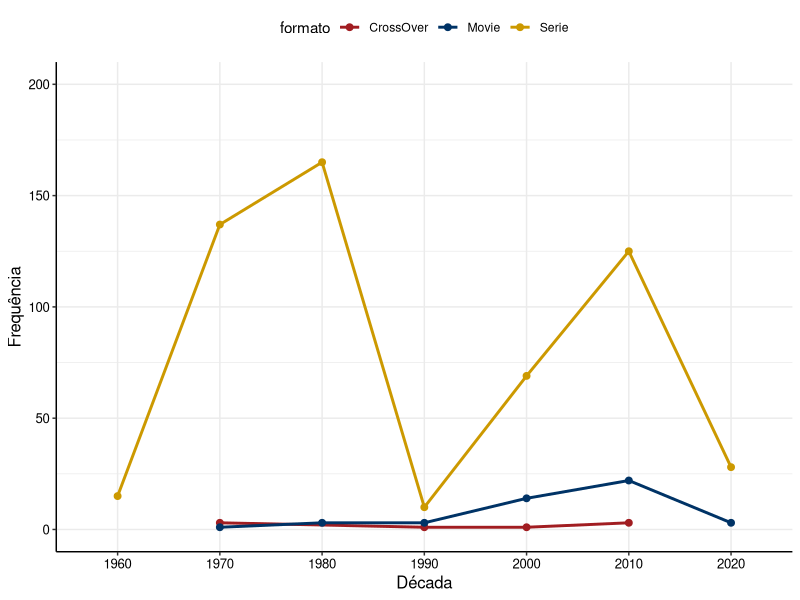
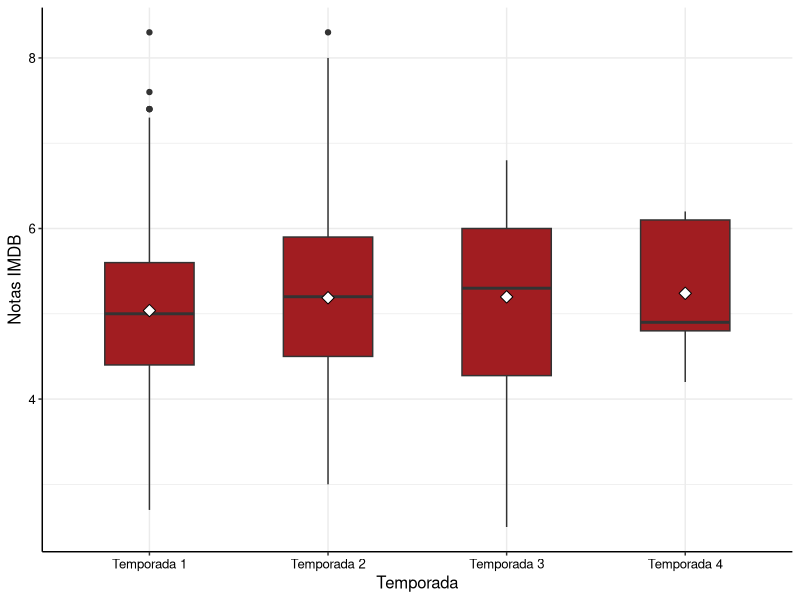
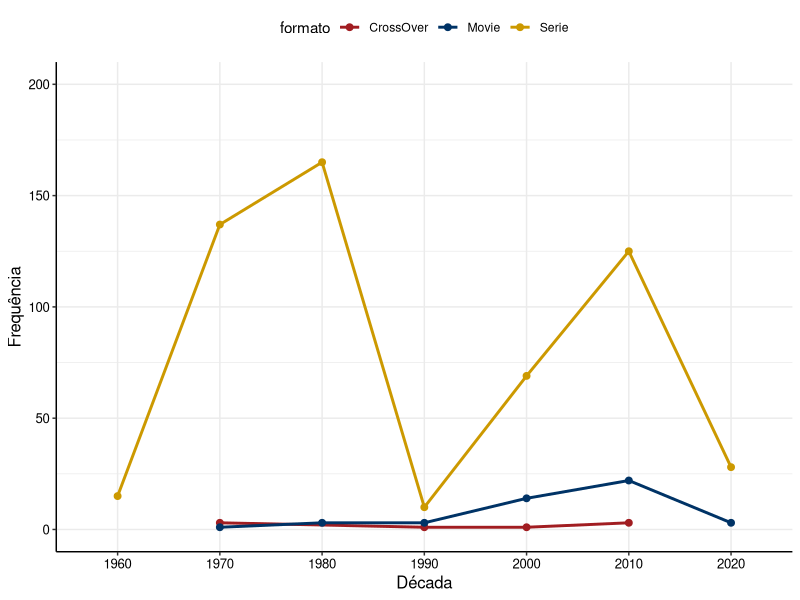
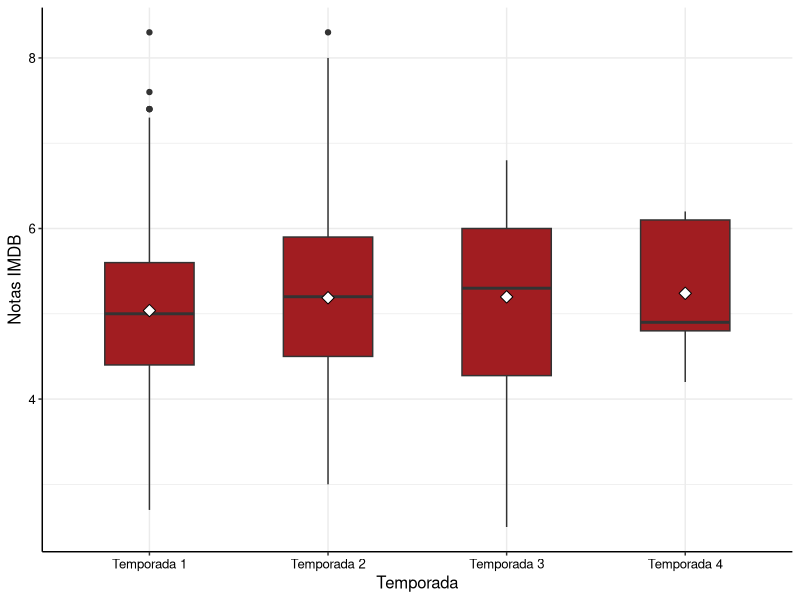

R code for these plots, in order: (Note: this script raises an error after producing the figures.)
library(readr)
dados <- read_csv("banco/banco_final.csv")

#ANALISE 1  - Número de lançamentos a cada década por formato de lançamento:

# 1) Número de lançamentos a cada década por formato de lançamento;

### separando os lançamentos em décadas

install.packages("lubridate")
install.packages("dplyr")


library(lubridate)
library(dplyr)
library(tidyr)
library(stringr)
library(tidyverse)

# arrumando theme_estat

estat_colors <- c(
  "#A11D21", "#003366", "#CC9900",
  "#663333", "#FF6600", "#CC9966",
  "#999966", "#006606", "#008091", 
  "#041835", "#666666" )

theme_estat <- function(...) {
  theme <- ggplot2::theme_bw() +
    ggplot2::theme(
      axis.title.y = ggplot2::element_text(colour = "black", size = 12),
      axis.title.x = ggplot2::element_text(colour = "black", size = 12),
      axis.text = ggplot2::element_text(colour = "black", size = 9.5),
      panel.border = ggplot2::element_blank(),
      axis.line = ggplot2::element_line(colour = "black"),
      legend.position = "top",
      ...
    )
  
  return(
    list(
      theme,
      scale_fill_manual(values = estat_colors),
      scale_colour_manual(values = estat_colors)
    )
  )
}


# Converter para formato de data, especificando o formato
dados <- dados %>%
  mutate(date_aired = tryCatch(as.Date(date_aired, format = "%Y-%m-%d"), error = function(e) NA))

# Filtrar as linhas que foram convertidas com sucesso
dados <- dados %>%
  filter(!is.na(date_aired))

# Extrair o ano
dados <- dados %>%
  mutate(year = year(date_aired))

# Calcular a década
dados <- dados %>%
  mutate(decada = 10 * floor(year / 10))



# Agrupar por década e formato de lançamento, e contar o número de lançamentos em cada grupo

library(ggplot2)

banco1 <- dados %>%
  group_by(decada, format)

caminho_junior <- "resultados"

banco1$decada <- as.factor(banco1$decada)

banco1 <- banco1 %>%
  group_by(decada, format) %>%
  summarise(freq = n()) %>%
  mutate(
    freq_relativa = round(freq / sum(freq) * 100,1)
  )
porcentagens <- str_c(banco1$freq_relativa, "%") %>% str_replace("
\\.", ",")
legendas <- str_squish(str_c(banco1$freq, " (", porcentagens, ")")
)

library(dplyr)

# Renomear a coluna "format" para "formato" e a variável "Movie" para "Filme"
banco1 <- banco1 %>%
  rename(formato = format)
 
# ALTERAR MOVIE PARA FILME 

ggplot(banco1) +
  aes(x = decada, y = freq, group = formato, colour = formato) +
  geom_line(size = 1) +
  geom_point(size = 2) +
  labs(x = "Década", y = "Frequência") +
  theme_estat() + scale_x_discrete(limits = unique(banco1$decada)) +
  scale_y_continuous(limits = c(0, 200))
  ggsave(filename = file.path(caminho_junior, "analise-1-trivariado.pdf"), width = 158, height = 93, units = "mm")


####################################################################################################
  
#ANALISE 2 - Variação da nota IMDB por temporada dos episódios:
  
banco2 <- dados 

banco2 <- subset(banco2, format == "Serie")  

banco2<- subset(banco2, season != "Special")

# Calculando a variância de 'imdb' agrupada por 'season'
variancia_por_season <- tapply(banco2$imdb, banco2$season, var)

# Visualizando os resultados
print(variancia_por_season)


# Calculando a média de 'imdb' agrupada por 'season'
media_por_season <- aggregate(imdb ~ season, data = banco2, FUN = mean)

# Visualizando os resultados
print(media_por_season)

# Calculando o desvio padrão das médias por temporada
desvio_padrao_por_season <- tapply(banco2$imdb, banco2$season, sd)


# Criando um novo data frame com os dados de variância e média por temporada
mini_dataframe <- data.frame(Season = names(variancia_por_season),
                             Variance = variancia_por_season,
                             Mean = media_por_season$imdb,
                             DesvioPadrao = desvio_padrao_por_season)

# Visualizando o novo data frame
print(mini_dataframe)

#Calculando a variância das médias

variancia_medias_por_season <- var(media_por_season$imdb)

print(variancia_medias_por_season)

#Calculando dados gerais

media_todas_temporadas <- mean(banco2$imdb)
variancia_geral <- var(banco2$imdb)
desvio_padrao_geral <- sd(dados$imdb)

#Agrupapando
dados_gerais <- data.frame(Media = media_todas_temporadas, Variance = variancia_geral, Desvio_Padrao = desvio_padrao_geral)


#Gráfico


  banco2$season <- ifelse(banco2$season == 1, "Temporada 1",
                          ifelse(banco2$season == 2, "Temporada 2",
                                 ifelse(banco2$season == 3, "Temporada 3",
                                        ifelse(banco2$season == 4, "Temporada 4", "Outra Temporada"))))
  

  
  # Primeiro, converta a variável 'season' para fator e ordene as temporadas
  banco2$season <- factor(banco2$season, levels = sort(unique(banco2$season)))
  
  # Criar o boxplot com ggplot2
  ggplot(banco2) +
    aes(x = season, y = imdb) +
    geom_boxplot(fill = "#A11D21", width = 0.5) +
    stat_summary(
      fun = "mean", geom = "point", shape = 23, size = 3, fill = "white"
    ) +
    labs(x = "Temporada", y = "Notas IMDB") +
    theme_estat()  # Supondo que 'theme_estat' seja um tema personalizado, você pode substituí-lo por 'theme_minimal' ou seu tema preferido
  
  ggsave(filename = file.path(caminho_junior, "analise-2-boxplot.pdf"), width = 185, height = 93, units = "mm")
  
  
  
  ####################################################################################################
  
  #ANALISE 3 - Top 3 terrenos mais frequentes pela ativação da armadilha:
  
  dados3 <- read_csv("banco/banco_final.csv")
  
  dados3resumo <- data.frame(dados3$setting_terrain, dados3$trap_work_first)
  
  # Exibir o dataframe resultante
  print(dados3resumo)

  
  
  # Obter os valores únicos na coluna "setting_terrain"
  valores_unicos <- unique(dados3$setting_terrain)
  
  # Exibir os valores únicos
  print(valores_unicos)
  
  

  
  # Criar um fator com valores numéricos específicos para cada categoria
  dados3resumo$setting_terrain_numeric <- factor(dados3$setting_terrain, levels = c("Urban", "Coast", "Island", "Cave", "Desert", "Forest", "Swamp", "Ocean", "Rural", "Snow", "Jungle", "Mountain", "Moon", "Space", "Air"), labels = c(1, 2, 3, 4, 5, 6, 7, 8, 9, 10, 11, 12, 13, 14, 15))
  
  # Converter o fator em valores numéricos
  dados3resumo$setting_terrain_numeric <- as.numeric(dados3$setting_terrain_numeric)
  
  # Exibir o resultado
  print(dados3resumo)
  
  # Tirando NAS
  resumo3 <- na.omit(dados3resumo)


  resumo3 <- resumo3 %>%
    rename(terreno = dados3.setting_terrain,
           trap = dados3.trap_work_first,
           numero = setting_terrain_numeric)

  # Calculamos a tabela de frequência dos números
  frequencia_numeros <- table(resumo3$numero)
  
  # Ordenamos a tabela de frequência em ordem decrescente e selecionamos os três números mais frequentes
  numeros_mais_frequentes <- names(head(sort(frequencia_numeros, decreasing = TRUE), 3))
  
  # Filtramos o dataframe original para incluir apenas os três números mais frequentes
  resumo3_filtrado <- resumo3[resumo3$numero %in% numeros_mais_frequentes, ]
  
  # Exibindo o dataframe filtrado
  print(resumo3_filtrado) 

  library(dplyr)
  
  # Suponha que você tenha um dataframe chamado "resumo3_filtrado" com a coluna "numero"
  
  resumo3_filtrado <- resumo3_filtrado %>%
    mutate(numero = case_when(
      numero == 1 ~ "Urban",
      numero == 6 ~ "Rural",
      numero == 9 ~ "Forest",
      TRUE ~ as.character(numero)  # Para manter os valores que não são 1, 6 ou 9
    ))
  
  
  #grafico
  
  library(ggplot2)
  library(dplyr)
  library(forcats) # para usar fct_reorder
  
  trans_drv <- resumo3_filtrado %>%
    group_by(numero, trap) %>%
    summarise(freq = n()) %>%
    mutate(
      freq_relativa = round(freq / sum(freq) * 100, 1)
    )
  
  porcentagens <- str_c(trans_drv$freq_relativa, "%") %>% str_replace("
\\.", ",")
  legendas <- str_squish(str_c(trans_drv$freq, " (", porcentagens, ")")
  )
  
  
  ggplot(trans_drv) +
    aes(
      x = fct_reorder(numero, freq, .desc = TRUE), 
      y = freq,
      fill = trap, 
      label = legendas
    ) +
    geom_col(position = position_dodge2(preserve = "single", padding = 0)) +
    geom_text( 
      position = position_dodge(width = 0.9),
      vjust = -0.5, hjust = 0.5,
      size = 2.5
  
    ) +
    labs(x = "Terreno", y = "Frequência", fill = "Armadilha") +
    theme_estat()
  ggsave(filename = file.path(caminho_junior, "analise-3-colunas-bi-freq.pdf"), width = 158, height = 93, units = "mm")

  # separando para tabela
  
  library(dplyr)
  
  # Suponha que você tenha um dataframe chamado "dados" com a coluna "set_terrain"
  
  library(dplyr)
  
  # Suponha que você tenha um dataframe chamado "dados" com as colunas "setting_terrain" e "trap_work_first"
  
  # Calcular a contagem de ocorrências de cada terreno
  contagem_terrenos <- count(dados3, setting_terrain)
  
  # Selecionar os cinco terrenos mais frequentes
  cinco_terrenos_mais_frequentes <- contagem_terrenos %>%
    top_n(5, wt = n) %>%
    pull(setting_terrain)
  
  # Filtrar o dataframe original para incluir apenas os cinco terrenos mais frequentes
  mini3 <- dados3 %>%
    filter(setting_terrain %in% cinco_terrenos_mais_frequentes) %>%
    select(setting_terrain, trap_work_first)
  
  mini3 <- na.omit(mini3)
  
  # Exibir o mini dataframe
  print(mini3)
  
  library(dplyr)
  
  # Calcula a tabela de frequência para cada variável de setting_terrain e trap_work_first
  mini3freq <- mini3 %>%
    group_by(setting_terrain, trap_work_first) %>%
    summarise(frequencia = n()) %>%
    arrange(setting_terrain, trap_work_first)
  
  # Exibe a tabela de frequência
  print(mini3freq)
  
  
  # Remover linhas com NA na coluna "setting_terrain"
  dados3_sem_na <- na.omit(dados3$setting_terrain)
  
  # Calcular a frequência de cada variável após remover os NA
  frequencia_setting_terrain <- table(dados3_sem_na)
  
  # Ordenar os valores de frequência do mais frequente para o menos frequente
  frequencia_setting_terrain_ordenada <- sort(frequencia_setting_terrain, decreasing = TRUE)
  
  # Exibir a frequência de cada variável ordenada
  print(frequencia_setting_terrain_ordenada)
  
  
  #tabela nova
  
  dados3_clean <- dados3[!is.na(dados3$setting_terrain), ]
  
  cont2 <- count(dados3_clean, setting_terrain)

  # Instale o pacote dplyr se ainda não estiver instalado
  # install.packages("dplyr")
  
  # Carregar o pacote dplyr
  library(dplyr)
  
  # Data frame com valores NA em trap_work_first
  dados_na <- dados3 %>% filter(is.na(trap_work_first))
  
  # Data frame com valores não NA em trap_work_first
  dados_not_na <- dados3 %>% filter(!is.na(trap_work_first))

  
  # Instalar o pacote dplyr se ainda não estiver instalado
  # install.packages("dplyr")
  
  # Carregar o pacote dplyr
  library(dplyr)
  
  dados_summary <- dados3 %>%
    group_by(setting_terrain) %>%
    summarise(
      na_count = sum(is.na(trap_work_first)),
      not_na_count = sum(!is.na(trap_work_first))
    ) %>%
    mutate(total_count = na_count + not_na_count)
  
  # Verificar o resultado
  print(dados_summary)
  
  
# analise 4
  
 banco4 <- read_csv("banco/banco_final.csv")
 
 resumo4 <- data.frame(IMDB = banco4$imdb, engajamento = banco4$engagement)
 
 correlacao <- cor(resumo4$IMDB, resumo4$engajamento, use = "complete.obs")
 
 modelo <- lm(engagemento ~ IMDB, data = resumo4)
 
 mediaimdb <- mean(resumo4$IMDB)
 
 mediaeng <- mean(resumo4$engajamento)
 #grafico 4
 
 ggplot(resumo4) +
   aes(x = IMDB, y = engajamento) +
   geom_point(colour = "#A11D21", size = 3) +
   geom_smooth(method = "lm", color = "#003366", se = FALSE) +
   labs(
     x = "Nota IMDB",
     y = "Engajamento"
   ) +
   theme_estat()
 ggsave(filename = file.path(caminho_junior, "analise-4-disp-bi-freq.pdf"), width = 158, height = 93, units = "mm")
 